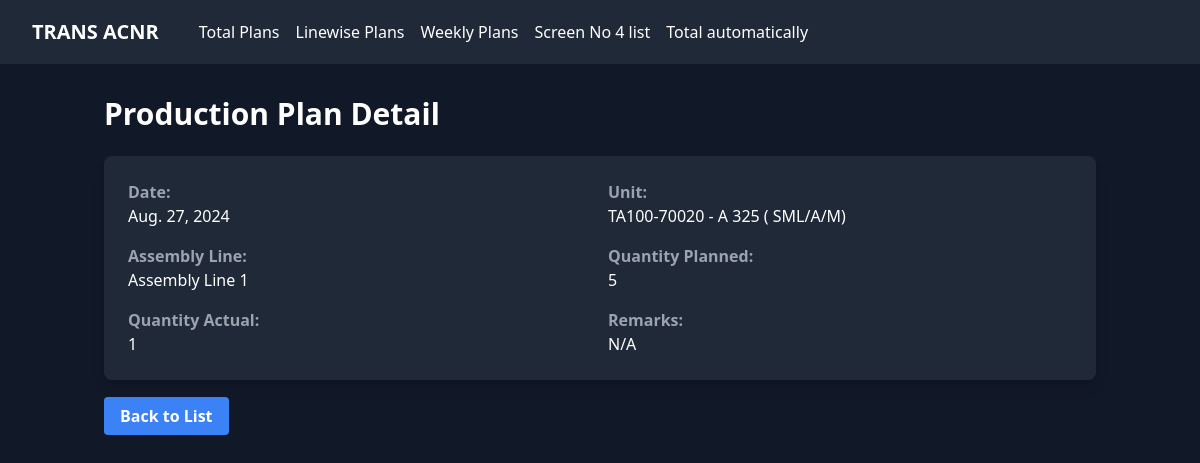
The app's page /screen/linewise/31/ with its own data.
### screen_app/models.py (models this page shows, shortened)
class ProductionPlan(models.Model):
    s_no = models.AutoField(primary_key=True)
    date = models.DateField(default=timezone.now)
    assembly_line = models.ForeignKey(AssemblyLine, on_delete=models.PROTECT)
    unit = models.ForeignKey(Unit, on_delete=models.PROTECT)
    qty_planned = models.IntegerField()
    qty_actual = models.IntegerField(default=0,blank=True)
    remarks = models.TextField(blank=True, null=True)
    class Meta:
        verbose_name = "Daily Production Plan Vs Actual LineWise"
        verbose_name_plural = "Daily Production Plan Vs Actual Total LineWise"

class Unit(models.Model):
    code = models.CharField(max_length=20, unique=True)
    model = models.CharField(max_length=100)

class AssemblyLine(models.Model):
    name = models.CharField(max_length=100)
    number = models.IntegerField(unique=True)

### screen_app/views.py (the view)
# urls.py: path('linewise/<int:pk>/', views.ProductionPlanDetailView.as_view(), name='production_plan_detail_linewise'),
class ProductionPlanDetailView(DetailView):
    model = ProductionPlan
    template_name = 'linewise/production_plan_detail.html'
    context_object_name = 'plan'

### screen_app/templates/linewise/production_plan_detail.html (shortened to what this page needs)
{% extends 'base.html' %}
{% block content %}
<h1 class="text-3xl font-bold mb-6">Production Plan Detail</h1>
<div class="bg-gray-800 rounded-lg shadow-lg overflow-hidden p-6">
    <dl class="grid grid-cols-2 gap-4">
        <div>
            <dt class="font-bold text-gray-400">Date:</dt>
            <dd>{{ plan.date }}</dd>
        </div>
        <div>
            <dt class="font-bold text-gray-400">Unit:</dt>
            <dd>{{ plan.unit.code }} - {{ plan.unit.model }}</dd>
        </div>
        <div>
            <dt class="font-bold text-gray-400">Assembly Line:</dt>
            <dd>{{ plan.assembly_line.name }}</dd>
        </div>
        <div>
            <dt class="font-bold text-gray-400">Quantity Planned:</dt>
            <dd>{{ plan.qty_planned }}</dd>
        </div>
        <div>
            <dt class="font-bold text-gray-400">Quantity Actual:</dt>
            <dd>{{ plan.qty_actual }}</dd>
        </div>
        <div>
            <dt class="font-bold text-gray-400">Remarks:</dt>
            <dd>{{ plan.remarks|default:"N/A" }}</dd>
        </div>
    </dl>
</div>
<div class="mt-6">
    <a href="{% url 'production_plan_list_linewise' %}" class="bg-blue-500 hover:bg-blue-600 text-white font-bold py-2 px-4 rounded">
        Back to List
    </a>
</div>
{% endblock %}

### templates/base.html (style rules this page uses)
body { background-color: #1a202c; color: #ffffff; }

### records on screen
ProductionPlan: date "Aug. 27, 2024", unit.code "TA100-70020", unit.model "A 325 ( SML/A/M)", assembly_line.name "Assembly Line 1", qty_planned "5", qty_actual "1", remarks "N/A"
